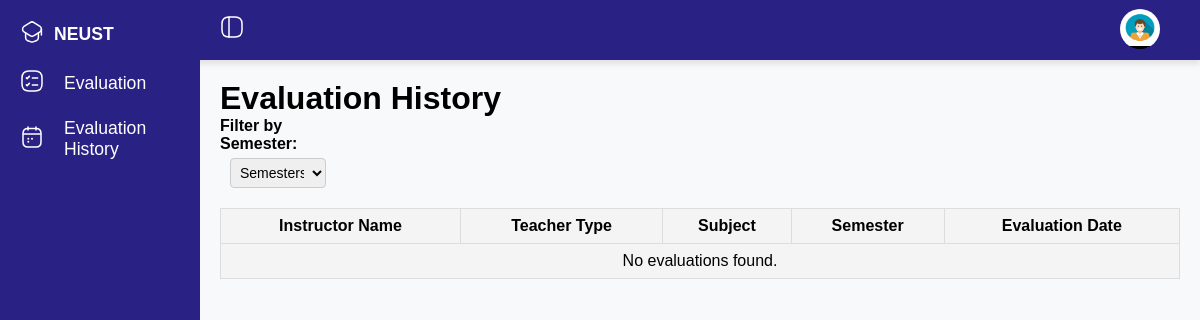
The page /student-eval/evaluation_history.php (signed in) on the database as committed earlier.
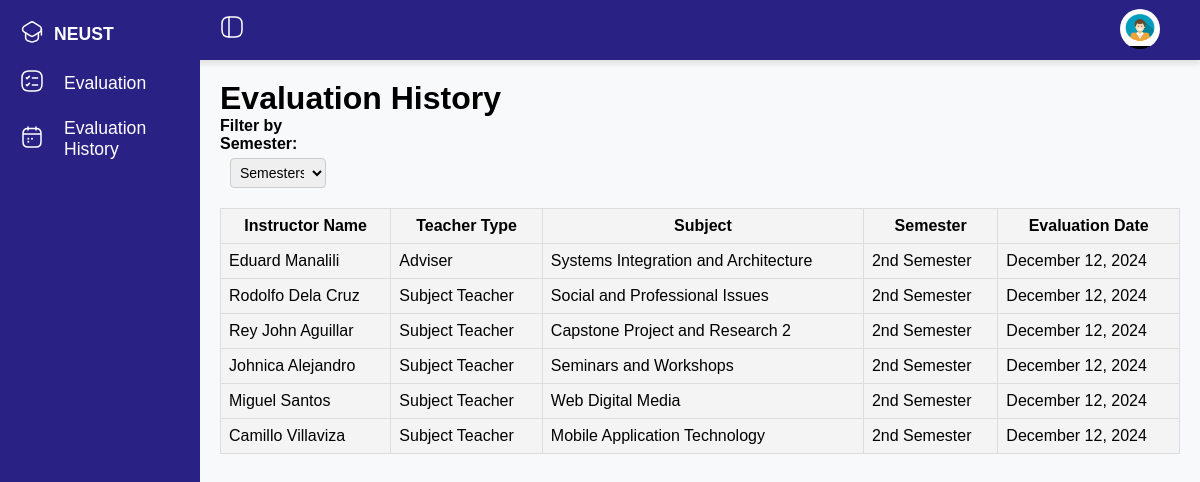
The same page on the database as committed later.
### tables this page shows
CREATE TABLE `class_teacher` (
  `class_teacher_id` int(11) NOT NULL,
  `advisory_class_id` int(11) NOT NULL,
  `teacher_type` varchar(50) NOT NULL,
  `sub_id` int(11) NOT NULL,
  `user_id` int(11) NOT NULL
);

CREATE TABLE `users` (
  `user_id` int(11) NOT NULL,
  `fname` varchar(100) NOT NULL,
  `mname` varchar(100) DEFAULT NULL,
  `lname` varchar(100) NOT NULL,
  `suffixname` varchar(20) DEFAULT NULL,
  `contact_no` varchar(20) NOT NULL,
  `houseno` int(20) NOT NULL,
  `street` varchar(100) NOT NULL,
  `barangay` varchar(100) NOT NULL,
  `city` varchar(100) NOT NULL,
  `province` varchar(100) NOT NULL,
  `postalcode` varchar(25) NOT NULL,
  `birthdate` date NOT NULL DEFAULT curdate(),
  `gender` enum('Female','Male') NOT NULL,
  `role` enum('Admin','Student','Instructor') NOT NULL,
  `email` varchar(100) NOT NULL,
  `password` varchar(100) DEFAULT NULL,
  `is_archived` tinyint(1) DEFAULT 0
);

CREATE TABLE `subject` (
  `sub_id` int(11) NOT NULL,
  `code` varchar(50) NOT NULL,
  `subjects` varchar(100) NOT NULL,
  `lec` int(11) NOT NULL,
  `lab` int(11) DEFAULT 0,
  `credit` int(11) NOT NULL,
  `description` text DEFAULT NULL
);

### student-eval/evaluation_history.php (the view, shortened to what this page needs)
<?php
$user_id = $_SESSION['user_id'];
$servername = "localhost";
$username = "root";
$password = "";
$dbname = "cap";
$conn = new mysqli($servername, $username, $password, $dbname);
$studentId = $user_id;
?>
<!DOCTYPE html>
<html lang="en">
<head>
    <link rel="stylesheet" href="../sidebar.css">
</head>
<body>
    <nav class="topbar">
        <div class="toggle" onclick="toggleSidebar()">
        </div>
        <div class="user">
            <div class="dropdown">
                <button class="dropdown-btn " onclick="toggleUser()">
                    <img src="/img/admin.jpg" alt="User Profile" class="profile-img">
                </button>
            </div>
        </div>
    </nav>
    <div class="container">
        <aside class="navigation">
            <ul>
                <li class="logo">
                    <a href="">
                        <span class="custom-icon">
                        </span>
                        <span class="title">NEUST</span>
                    </a>
                </li>
                <li id="dashboard">
                    <a href="student_evaluation.php"><span class="icon">
                        </span><span class="title">Evaluation</span></a>
                </li>
                <li id="dashboard">
                    <a href="student_evaluation.php"><span class="icon">
                        </span><span class="title">Evaluation History</span></a>
                </li>
            </ul>
        </aside>
        <div class="main">
            <div class="custom-instructor-container">
                <h1>Evaluation History</h1>
                <div style="margin-bottom: 20px; width: 10%;">
                    <label for="semesterFilter" style="font-weight: bold;">Filter by Semester:</label>
                    <select id="semesterFilter" name="semester" style="padding: 5px; margin-left: 10px;">
                        <option value="">Semesters</option>
                    </select>
                </div>
                <table class="instructorContainer" style="width: 100%; border-collapse: collapse;">
                    <thead>
                        <tr>
                            <th style="border: 1px solid #ddd; padding: 8px;">Instructor Name</th>
                            <th style="border: 1px solid #ddd; padding: 8px;">Teacher Type</th>
                            <th style="border: 1px solid #ddd; padding: 8px;">Subject</th>
                            <th style="border: 1px solid #ddd; padding: 8px;">Semester</th>
                            <th style="border: 1px solid #ddd; padding: 8px;">Evaluation Date</th>
                        </tr>
                    </thead>
                    <tbody id="evaluationHistory">
                        <?php
                        $semesterFilter = isset($_GET['semester']) ? $_GET['semester'] : '';
                        $query = "
SELECT DISTINCT
    ct.class_teacher_id,
    s.subjects,
    u.fname AS instructor_fname,
    u.lname AS instructor_lname,
    ct.teacher_type,
    sem.semesters,
    e.date_created AS evaluation_date
FROM user_class uc
JOIN advisory_class ac ON uc.advisory_class_id = ac.advisory_class_id
JOIN class_teacher ct ON ac.advisory_class_id = ct.advisory_class_id
JOIN subject s ON ct.sub_id = s.sub_id
JOIN users u ON ct.user_id = u.user_id
JOIN class_dep cd ON ac.class_dep_id = cd.class_dep_id
JOIN class c ON cd.class_id = c.class_id
JOIN semester sem ON ac.sem_id = sem.sem_id
JOIN evaluation e ON e.class_teacher_id = ct.class_teacher_id AND e.user_id = uc.user_id
WHERE uc.user_id = ?
";
                        $query .= " ORDER BY ct.class_teacher_id ASC, s.subjects ASC";
                        $stmt = $conn->prepare($query);
                        if (!empty($semesterFilter)) {
                            $stmt->bind_param('is', $studentId, $semesterFilter);
                        } else {
                            $stmt->bind_param('i', $studentId);
                        }
                        $stmt->execute();
                        $result = $stmt->get_result();
                        if ($result->num_rows > 0) {
                            while ($row = $result->fetch_assoc()) {
                                $fullName = htmlspecialchars($row['instructor_fname']) . ' ' . htmlspecialchars($row['instructor_lname']);
                                $teacherType = htmlspecialchars($row['teacher_type']);
                                $subjectName = htmlspecialchars($row['subjects']);
                                $semester = htmlspecialchars($row['semesters']);
                                $evaluationDate = !empty($row['evaluation_date']) ? date("F j, Y", strtotime($row['evaluation_date'])) : 'Not Evaluated';
                                ?>
                                <tr>
                                    <td style="border: 1px solid #ddd; padding: 8px;"><?php echo $fullName; ?></td>
                                    <td style="border: 1px solid #ddd; padding: 8px;"><?php echo $teacherType; ?></td>
                                    <td style="border: 1px solid #ddd; padding: 8px;"><?php echo $subjectName; ?></td>
                                    <td style="border: 1px solid #ddd; padding: 8px;"><?php echo $semester; ?></td>
                                    <td style="border: 1px solid #ddd; padding: 8px;"><?php echo $evaluationDate; ?></td>
                                </tr>
                                <?php
                            }
                        } else {
                            echo '<tr><td colspan="6" style="border: 1px solid #ddd; padding: 8px; text-align: center;">No evaluations found.</td></tr>';
                        }
                        ?>
                    </tbody>
                </table>
            </div>
        </div>
    </div>
</body>
</html>

### sidebar.css (style rules this page uses)
* { font-family: "Ubuntu", sans-serif; margin: 0; padding: 0; box-sizing: border-box; }
body { background-color: #f8f9fa; }
nav.topbar { background-color: #2a2185; color: white; display: flex; justify-content: space-between; align-items: center; padding: 0 20px; height: 60px; width: 100%; box-shadow: 0 4px 6px rgba(0, 0, 0, 0.1); position: relative; }
.toggle { margin-left: 200px; font-size: 1.5rem; cursor: pointer; }
.logo a { display: flex; align-items: center; gap: 10px; font-size: 1.2rem; font-weight: bold; text-transform: uppercase; text-decoration: none; color: white; }
aside.navigation { background-color: #2a2185; color: white; width: 200px; height: 100vh; display: flex; flex-direction: column; justify-content: space-between; align-items: center; padding: 20px 20px; position: fixed; transition: width 0.3s; top: 0; }
.navigation li .icon { margin-right: 10px; }
.navigation li .title { display: inline-block; transition: opacity 0.3s ease; }
.navigation ul { list-style-type: none; padding: 0; }
.navigation ul li { margin-bottom: 20px; display: flex; gap: 10px; font-size: 1.1rem; cursor: pointer; }
.navigation ul li a { color: white; text-decoration: none; font-size: 1.1rem; display: flex; align-items: center; gap: 10px; }
.main { padding: 20px; margin-left: 200px; transition: margin-left 0.3s; }
.container { width: 100%; }
.user { display: flex; align-items: center; gap: 10px; }
.dropdown-btn { background-color: transparent; border: none; cursor: pointer; }
.dropdown-btn img { width: 40px; height: 40px; border-radius: 50%; }
input[type="text"], input[type="email"], input[type="date"], input[type="number"], select { width: 100%; padding: 10px; margin-top: 5px; border: 1px solid #ccc; border-radius: 4px; box-sizing: border-box; font-size: 14px; }

### student-eval/evaluation_history.php (style rules this page uses)
label { margin-right: 10px; }
button { background-color: #2a2185; color: white; border: none; padding: 10px 20px; border-radius: 4px; cursor: pointer; }
.instructorContainer { width: 20%; background-color: #f4f4f4; }

Rows that differ between the two databases and show on the page:
added class_teacher: user.lname "Eduard Manalili", teacher_type "Adviser", sub.subjects "Systems Integration and Architecture", semester "2nd Semester", evaluationDate "December 12, 2024"
added class_teacher: user.lname "Rodolfo Dela Cruz", teacher_type "Subject Teacher", sub.subjects "Social and Professional Issues", semester "2nd Semester", evaluationDate "December 12, 2024"
added class_teacher: user.lname "Rey John Aguillar", teacher_type "Subject Teacher", sub.subjects "Capstone Project and Research 2", semester "2nd Semester", evaluationDate "December 12, 2024"
added class_teacher: user.lname "Johnica Alejandro", teacher_type "Subject Teacher", sub.subjects "Seminars and Workshops", semester "2nd Semester", evaluationDate "December 12, 2024"
added class_teacher: user.lname "Miguel Santos", teacher_type "Subject Teacher", sub.subjects "Web Digital Media", semester "2nd Semester", evaluationDate "December 12, 2024"
added class_teacher: user.lname "Camillo Villaviza", teacher_type "Subject Teacher", sub.subjects "Mobile Application Technology", semester "2nd Semester", evaluationDate "December 12, 2024"
Other text that changed with them:
text no longer shown: "No evaluations found."
